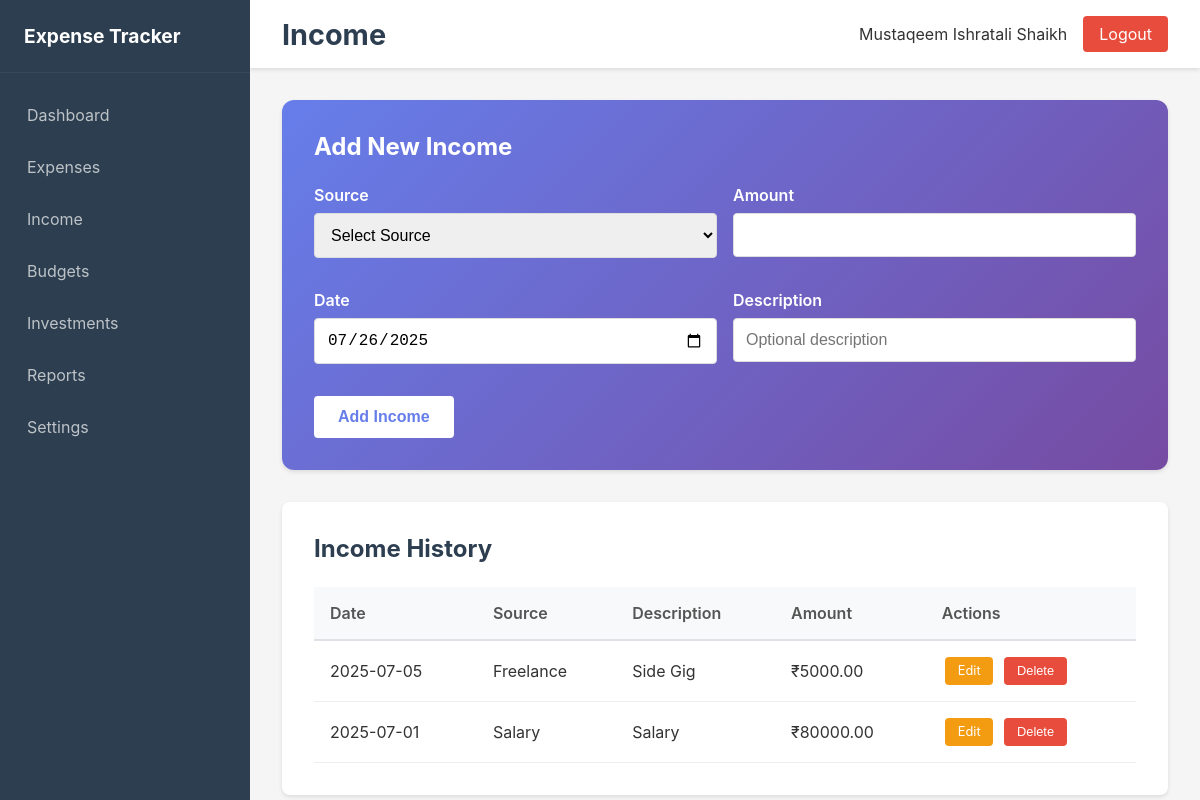
Screenshot of /income (signed in) with the database file from the repository.
### app/models.py (models this page shows)
class Income(db.Model):
    id = db.Column(db.Integer, primary_key=True)
    user_id = db.Column(db.Integer, db.ForeignKey('user.id'), nullable=False)
    source = db.Column(db.String(50), nullable=False)
    amount = db.Column(db.Float, nullable=False)
    description = db.Column(db.String(200))
    date = db.Column(db.Date, nullable=False)
    created_at = db.Column(db.DateTime, default=datetime.utcnow)

### app/routes/income.py (the view, shortened to what this page needs)
@income_bp.route('/income', methods=['GET', 'POST'])
def income():
    if 'user_id' not in session:
        return redirect(url_for('auth.login'))
    incomes = Income.query.filter_by(user_id=session['user_id']).order_by(Income.date.desc()).all()
    return render_template('income.html', incomes=incomes)

### app/templates/income.html (shortened to what this page needs)
{% extends "base.html" %}
{% block page_title %}Income{% endblock %}
{% block content %}
<div class="income-content">
    <div class="form-section">
        <h3>Add New Income</h3>
        <form method="POST" class="income-form">
            <div class="form-row">
                <div class="form-group">
                    <label for="source">Source</label>
                    <select name="source" id="source" required>
                        <option value="">Select Source</option>
                    </select>
                </div>
                <div class="form-group">
                    <label for="amount">Amount</label>
                    <input type="number" name="amount" id="amount" step="0.01" required>
                </div>
            </div>
            <div class="form-row">
                <div class="form-group">
                    <label for="date">Date</label>
                    <input type="date" name="date" id="date" required>
                </div>
                <div class="form-group">
                    <label for="description">Description</label>
                    <input type="text" name="description" id="description" placeholder="Optional description">
                </div>
            </div>
            <button type="submit" class="btn btn-primary">Add Income</button>
        </form>
    </div>
    <div class="history-section">
        <h3>Income History</h3>
        <table class="history-table">
            <thead>
                <tr>
                    <th>Date</th>
                    <th>Source</th>
                    <th>Description</th>
                    <th>Amount</th>
                    <th>Actions</th>
                </tr>
            </thead>
            <tbody>
                {% if incomes %}
                    {% for income in incomes %}
                    <tr>
                        <td>{{ income.date.strftime('%Y-%m-%d') }}</td>
                        <td>{{ income.source }}</td>
                        <td>{{ income.description or 'No description' }}</td>
                        <td>{{ session.get('currency_symbol', '$') }}{{ "%.2f"|format(income.amount) }}</td>
                        <td>
                            <a href="{{ url_for('income.edit_income', income_id=income.id) }}" class="btn-edit">Edit</a>
                            <form method="POST" action="{{ url_for('income.delete_income', income_id=income.id) }}" style="display: inline;" onsubmit="return confirmDelete('income')">
                                <button type="submit" class="btn-delete">Delete</button>
                            </form>
                        </td>
                    </tr>
                    {% endfor %}
                {% else %}
                    <tr>
                        <td colspan="5" class="no-data">No income recorded yet</td>
                    </tr>
                {% endif %}
            </tbody>
        </table>
    </div>
</div>
{% endblock %}

### app/static/css/style.css (style rules this page uses)
* { margin: 0; padding: 0; box-sizing: border-box; }
body { font-family: -apple-system, BlinkMacSystemFont, 'Segoe UI', Roboto, sans-serif; background-color: #f5f5f5; color: #333; }
.form-section { background: white; padding: 2rem; border-radius: 8px; box-shadow: 0 2px 4px rgba(0,0,0,0.1); margin-bottom: 2rem; }
.form-section h3 { margin-bottom: 1.5rem; color: #2c3e50; font-size: 1.5rem; }
.expense-form, .income-form, .budget-form, .investment-form, .report-form, .settings-form { max-width: 100%; }
.form-row { display: grid; grid-template-columns: 1fr 1fr; gap: 1rem; margin-bottom: 1rem; }
.form-group { margin-bottom: 1rem; }
.form-group label { display: block; margin-bottom: 0.5rem; color: #555; font-weight: 600; }
.form-group input, .form-group select, .form-group textarea { width: 100%; padding: 0.75rem; border: 1px solid #ddd; border-radius: 4px; font-size: 1rem; transition: border-color 0.3s ease; }
.history-section, .recent-transactions, .budget-progress, .recent-reports { background: white; padding: 2rem; border-radius: 8px; box-shadow: 0 2px 4px rgba(0,0,0,0.1); margin-top: 2rem; }
.history-section h3, .recent-transactions h3, .budget-progress h3, .recent-reports h3 { margin-bottom: 1.5rem; color: #2c3e50; font-size: 1.5rem; }
.history-table, .transactions-table { width: 100%; border-collapse: collapse; margin-top: 1rem; }
.history-table th, .history-table td, .transactions-table th, .transactions-table td { padding: 1rem; text-align: left; border-bottom: 1px solid #eee; }
.history-table th, .transactions-table th { background-color: #f8f9fa; font-weight: 600; color: #555; border-bottom: 2px solid #dee2e6; }
.btn { padding: 0.75rem 1.5rem; border: none; border-radius: 4px; cursor: pointer; font-size: 1rem; text-decoration: none; display: inline-block; transition: all 0.3s ease; }
.btn-primary { background-color: #3498db; color: white; }
.btn-edit { background-color: #f39c12; color: white; padding: 0.5rem 1rem; font-size: 0.8rem; margin-right: 0.5rem; }
.btn-delete { background-color: #e74c3c; color: white; padding: 0.5rem 1rem; font-size: 0.8rem; }
.history-table td form { margin: 0; padding: 0; }
.history-table .btn-edit, .history-table .btn-delete { padding: 0.4rem 0.8rem; font-size: 0.8rem; margin: 0 0.2rem; text-decoration: none; border: none; cursor: pointer; border-radius: 4px; }
.history-table .btn-edit { background-color: #f39c12; color: white; }
.history-table .btn-delete { background-color: #e74c3c; color: white; }
.form-section { background: linear-gradient(135deg, #667eea 0%, #764ba2 100%); color: white; border-radius: 12px; }
.form-section h3 { color: white; margin-bottom: 1.5rem; }
.form-section label { color: white; font-weight: 600; }
.form-section .btn-primary { background: white; color: #667eea; border: none; font-weight: 600; }

### rows the page displays
Income: date "2025-07-05", source "Freelance", description "Side Gig", get "₹", amount "5000.00"
Income: date "2025-07-01", source "Salary", description "Salary", get "₹", amount "80000.00"

### other values shown
{{ session.get('user_name', 'User') }} "Mustaqeem Ishratali Shaikh"
